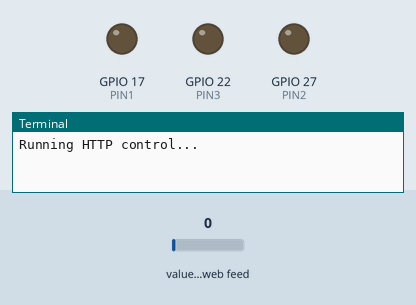
Recording of a program running on a simulated Raspberry Pi (BCM pin numbers). Parts: output pins drawn as LEDs (lit = HIGH), the last lines printed to the terminal. The inputs (shaded band) are chosen by the test bench; at power-on: value of the web feed 0. Requests to the public web service named in the program get a made-up reply in its usual format after 0.4 s (London, UTC, broken clouds, 64 % humidity, 1013 hPa unless stated).

Above: at 1.2 s.
1.3 s: value of the web feed set to 2
At 3.7 s:
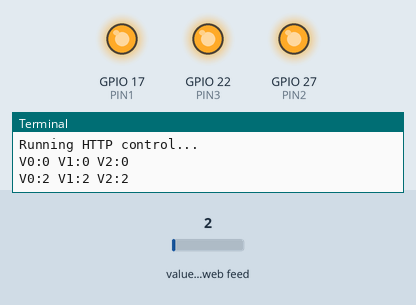
Timing chart, 0 to 5.2 s (numbered marks = the images above; inputs shaded):
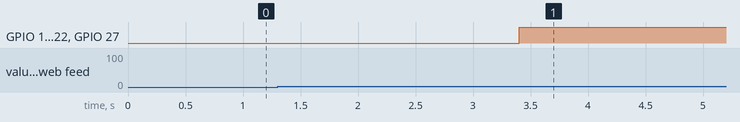

The program:

blynk2.py
```python
import requests
import RPi.GPIO as GPIO
import time

# -------- CONFIG --------
BLYNK_AUTH = "auth_token"

PIN1 = 17
PIN2 = 27
PIN3 = 22

GPIO.setwarnings(False)
GPIO.setmode(GPIO.BCM)

GPIO.setup(PIN1, GPIO.OUT)
GPIO.setup(PIN2, GPIO.OUT)
GPIO.setup(PIN3, GPIO.OUT)

def get_value(pin):
    url = f"https://blynk.cloud/external/api/get?token={BLYNK_AUTH}&{pin}"
    try:
        response = requests.get(url, timeout=2)
        return int(response.text)
    except:
        return 0

print("Running HTTP control...")

while True:
    v0 = get_value("V3")
    v1 = get_value("V1")
    v2 = get_value("V4")

    print(f"V0:{v0} V1:{v1} V2:{v2}")

    GPIO.output(PIN1, v0)
    GPIO.output(PIN2, v1)
    GPIO.output(PIN3, v2)

    time.sleep(1)
```

Measured:
- after the input at 1.3 s, GPIO 17 (PIN1), GPIO 22 (PIN3), GPIO 27 (PIN2): LOW → HIGH after 2.1 s
